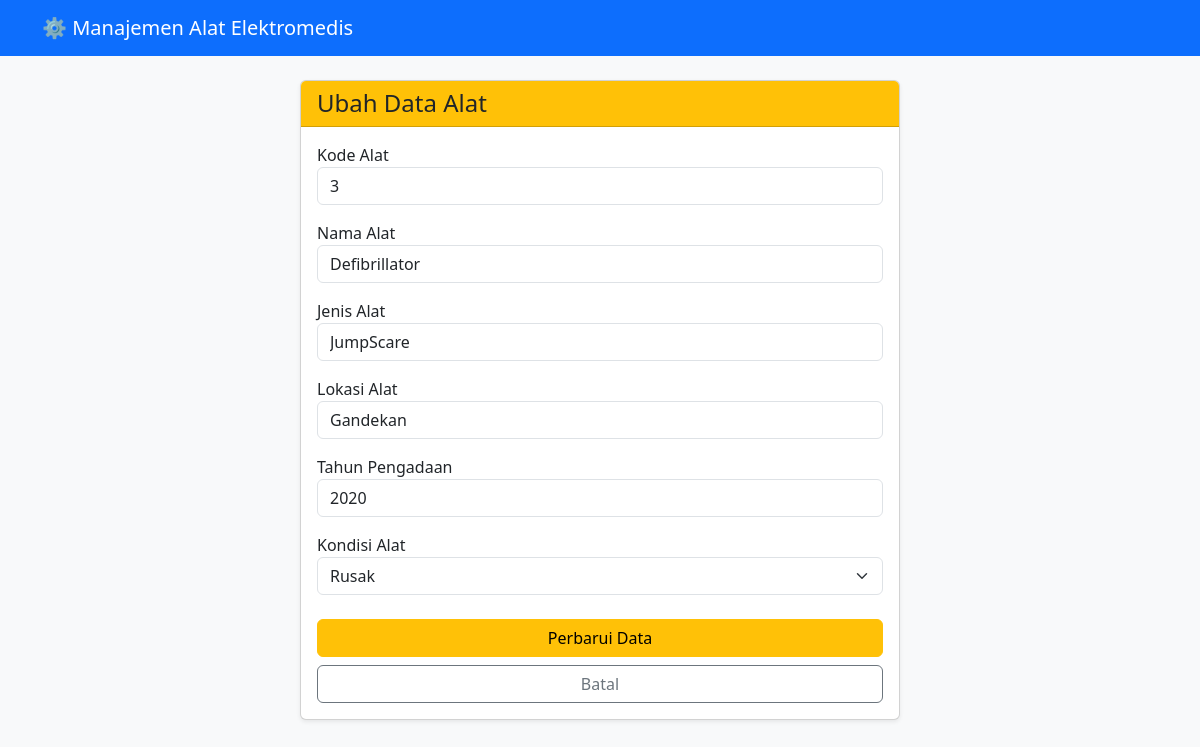
The page /3/edit/ on the database its author committed.
### alat/models.py (models this page shows, shortened)
class AlatElektromedis(models.Model):
    KONDISI_CHOICES = (
        ('Baik', 'Baik'),
        ('Perlu Perawatan', 'Perlu Perawatan'),
        ('Rusak', 'Rusak'),
    )
    kode_alat = models.CharField(max_length=20, unique=True)
    nama_alat = models.CharField(max_length=100)
    jenis_alat = models.CharField(max_length=100)
    lokasi = models.CharField(max_length=100)
    tahun_pengadaan = models.IntegerField()
    kondisi = models.CharField(max_length=30, choices=KONDISI_CHOICES)
    status_kelayakan = models.CharField(max_length=50)

### alat/views.py (the view, shortened to what this page needs)
# urls.py: path('<str:pk>/edit/', views.edit_alat, name='edit_alat'),
def edit_alat(request, pk):
    alat = get_object_or_404(AlatElektromedis, pk=pk)
    return render(request, 'alat/edit_alat.html', {'alat': alat})

### alat/templates/alat/edit_alat.html (shortened to what this page needs)
{% extends 'alat/base.html' %}
{% block content %}
<div class="card shadow-sm mx-auto" style="max-width: 600px;">
    <div class="card-header bg-warning">
        <h4 class="mb-0">Ubah Data Alat</h4>
    </div>
    <div class="card-body">
        <form method="POST" action="">
            <div class="mb-3"><label>Kode Alat</label><input type="text" name="kode_alat" class="form-control" value="{{ alat.kode_alat }}"></div>
            <div class="mb-3"><label>Nama Alat</label><input type="text" name="nama_alat" class="form-control" value="{{ alat.nama_alat }}"></div>
            <div class="mb-3"><label>Jenis Alat</label><input type="text" name="jenis_alat" class="form-control" value="{{ alat.jenis_alat }}"></div>
            <div class="mb-3"><label>Lokasi Alat</label><input type="text" name="lokasi" class="form-control" value="{{ alat.lokasi }}"></div>
            <div class="mb-3"><label>Tahun Pengadaan</label><input type="number" name="tahun_pengadaan" class="form-control" value="{{ alat.tahun_pengadaan }}"></div>
            <div class="mb-4">
                <label>Kondisi Alat</label>
                <select name="kondisi" class="form-select">
                    <option value="Rusak" {% if alat.kondisi == 'Rusak' %}selected{% endif %}>Rusak</option>
                </select>
            </div>
            <button type="submit" class="btn btn-warning w-100">Perbarui Data</button>
            <a href="{% url 'daftar_alat' %}" class="btn btn-outline-secondary w-100 mt-2">Batal</a>
        </form>
    </div>
</div>
{% endblock %}

### rows shown on the page
AlatElektromedis: kode_alat "3", nama_alat "Defibrillator", jenis_alat "JumpScare", lokasi "Gandekan", tahun_pengadaan "2020", kondisi "Rusak"
